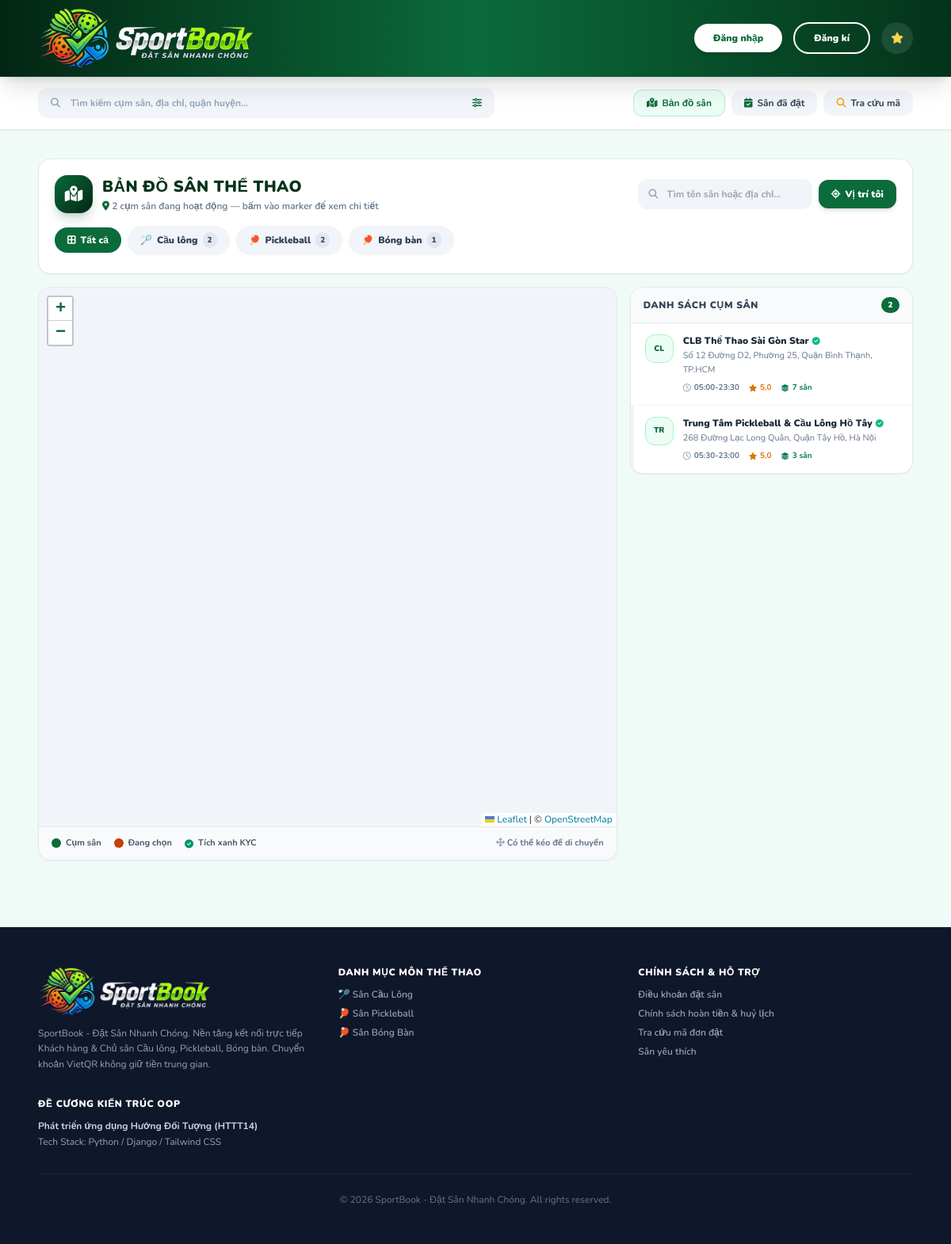
The page /facilities/map/ on the database as committed earlier.
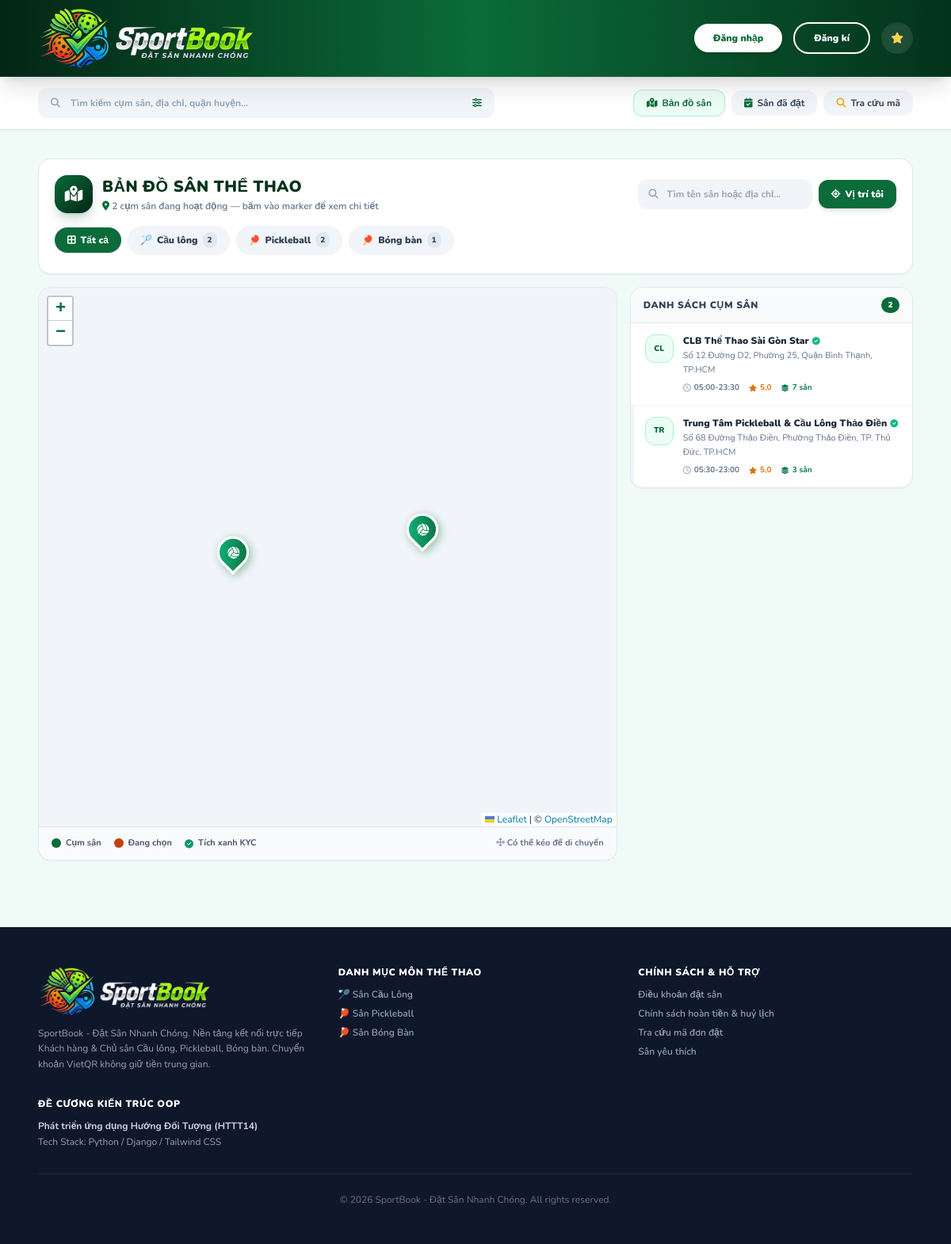
The same page on the database as committed later.
### facilities/models.py (models this page shows, shortened)
class Facility(models.Model):
    id = models.UUIDField(primary_key=True, default=uuid.uuid4, editable=False)
    owner = models.ForeignKey(
        settings.AUTH_USER_MODEL,
        on_delete=models.CASCADE,
        related_name='facilities',
        verbose_name="Chủ sân"
    )
    name = models.CharField(max_length=255, verbose_name="Tên cụm sân", db_index=True)
    address = models.TextField(verbose_name="Địa chỉ cụ thể")
    phone_contact = models.CharField(max_length=20, verbose_name="Hotline / Zalo liên hệ")
    hotline = models.CharField(max_length=20, blank=True, default='', verbose_name="Hotline chính thức")
    is_verified = models.BooleanField(default=True, verbose_name="Đã xác thực (Tích xanh)", db_index=True)
    reputation_score = models.FloatField(default=5.0, verbose_name="Điểm uy tín (1-5)")
    status = models.CharField(
        max_length=20,
        choices=FacilityStatus.choices,
        default=FacilityStatus.ACTIVE,
        verbose_name="Trạng thái hoạt động",
        db_index=True
    )
    bank_name = models.CharField(max_length=50, verbose_name="Tên ngân hàng (VD: MBBank, VCB, ICB)")
    bank_account_no = models.CharField(max_length=50, verbose_name="Số tài khoản nhận tiền")
    bank_account_name = models.CharField(max_length=150, verbose_name="Tên chủ tài khoản")
    image = models.ImageField(upload_to='facilities/', null=True, blank=True, verbose_name="Ảnh bìa cụm sân")
    custom_qr_image = models.ImageField(upload_to='qrcodes/', null=True, blank=True, verbose_name="Ảnh mã QR thanh toán (Tùy chọn)")
    open_time = models.TimeField(default=time(6, 0), verbose_name="Giờ mở cửa")
    close_time = models.TimeField(default=time(22, 0), verbose_name="Giờ đóng cửa")
    active_status = models.BooleanField(default=True, verbose_name="Đang hoạt động", db_index=True)
    latitude = models.FloatField(default=10.7769, verbose_name="Vĩ độ (GPS Latitude)")
    longitude = models.FloatField(default=106.7009, verbose_name="Kinh độ (GPS Longitude)")
    class Meta:
        verbose_name = "Cụm sân"
        verbose_name_plural = "Danh sách cụm sân"
    def get_display_hotline(self) -> str:
        return self.hotline or self.phone_contact
    def get_cover_image_url(self) -> str:
        if self.image:
            try:
                return self.image.url
            except Exception:
                pass
        name_lower = self.name.lower()
        if 'pickleball' in name_lower:
            return "https://images.unsplash.com/photo-1554068865-24cecd4e34b8?w=800&auto=format&fit=crop&q=80"
        return "https://images.unsplash.com/photo-1626224583764-f87db24ac4ea?w=800&auto=format&fit=crop&q=80"
    def get_average_rating(self) -> float:
        try:
            reviews = self.reviews.all()
            if not reviews.exists():
                return 5.0  # Mặc định sân đạt chuẩn 5.0 sao
            avg = reviews.aggregate(models.Avg('rating'))['rating__avg']
            return round(float(avg), 1) if avg else 5.0
        except Exception:
            return 5.0
    def get_total_reviews(self) -> int:
        try:
            return self.reviews.count()
        except Exception:
            return 0

### facilities/views.py (the view)
# urls.py: path('map/', views.facility_map, name='facility_map'),
def facility_map(request):
    try:
        CleanExpiredLocksService.cleanup()
    except Exception:
        pass
    categories = SportCategory.objects.all()
    selected_category_slug = request.GET.get('category', '')
    search_query = request.GET.get('q', '').strip()
    facilities = Facility.objects.filter(
        active_status=True,
        is_verified=True,
        status=FacilityStatus.ACTIVE
    ).prefetch_related('courts', 'courts__category')
    if selected_category_slug:
        facilities = facilities.filter(courts__category__slug=selected_category_slug).distinct()
    if search_query:
        facilities = facilities.filter(
            Q(name__icontains=search_query) | Q(address__icontains=search_query)
        ).distinct()
    facilities = list(facilities)
    markers = []
    for f in facilities:
        courts = list(f.courts.filter(is_active=True))
        sport_names = list({
            c.category.name for c in courts if c.category
        })
        min_price = None
        for c in courts:
            rule = f.pricing_rules.filter(day_of_week=request_date_weekday()).first()
            if rule and (min_price is None or rule.price_per_hour < min_price):
                min_price = rule.price_per_hour
        markers.append({
            'id': str(f.id),
            'name': f.name,
            'address': f.address,
            'lat': f.latitude,
            'lng': f.longitude,
            'hotline': f.get_display_hotline(),
            'rating': f.get_average_rating(),
            'reviews': f.get_total_reviews(),
            'courts_count': len(courts),
            'sports': sport_names,
            'open_time': f.open_time.strftime('%H:%M'),
            'close_time': f.close_time.strftime('%H:%M'),
            'price_from': int(min_price) if min_price else None,
            'image': f.get_cover_image_url(),
            'is_verified': f.is_verified,
            'url': f'/facilities/{f.id}/',
        })
    if markers:
        center_lat = sum(m['lat'] for m in markers) / len(markers)
        center_lng = sum(m['lng'] for m in markers) / len(markers)
    else:
        center_lat, center_lng = 10.7769, 106.7009
    context = {
        'facilities': facilities,
        'categories': categories,
        'selected_category': selected_category_slug,
        'search_query': search_query,
        'total_facilities_count': len(facilities),
        'markers_json': json.dumps(markers, ensure_ascii=False),
        'center_lat': repr(float(center_lat)),
        'center_lng': repr(float(center_lng)),
    }
    return render(request, 'facilities/facility_map.html', context)

### bookings/services.py (called while the page is built)
    @classmethod
    def cleanup(cls):
        expired_time = timezone.now() - timedelta(minutes=10)
        BookingSlot.objects.filter(
            lock_time__lt=expired_time,
            booking__isnull=True,
        ).update(
            locked_by=None,
            locked_session=None,
            lock_time=None,
        )
        expired_bookings = Booking.objects.filter(
            status=BookingStatus.PENDING_BILL,
            created_at__lt=expired_time
        )
        count = 0
        for b in expired_bookings:
            b.cancel_booking()
            count += 1
        return count

### facilities/models.py (called while the page is built)
    def count_facilities(self) -> int:
        return self.get_active_facilities().count()

    def get_active_facilities(self):
        facility_ids = self.courts.filter(is_active=True).values_list('facility_id', flat=True).distinct()
        return Facility.objects.filter(id__in=facility_ids, active_status=True)

### facilities/views.py (called while the page is built)
def request_date_weekday():
    from django.utils import timezone
    return timezone.localdate().weekday()

### templates/facilities/facility_map.html (shortened to what the changed rows need)
{% extends 'base.html' %}
{% block extra_head %}
<link rel="stylesheet" href="https://unpkg.com/leaflet@1.9.4/dist/leaflet.css"
 />
{% endblock %}
{% block content %}
<div class="w-full px-4 sm:px-8 lg:px-12 py-5">
    <div class="bg-white rounded-2xl border border-slate-200 shadow-sm p-4 sm:p-5 mb-4">
        <div class="flex flex-col lg:flex-row lg:items-center justify-between gap-4">
            <div class="flex items-center gap-3">
                <div>
                    <h1 class="text-base sm:text-xl font-black text-[#04331b] tracking-wide">BẢN ĐỒ SÂN THỂ THAO</h1>
                </div>
            </div>
        </div>
    </div>
    <div class="grid grid-cols-1 lg:grid-cols-12 gap-4">
        <div class="lg:col-span-8 xl:col-span-9 order-2 lg:order-1">
            <div class="bg-white rounded-2xl border border-slate-200 shadow-sm overflow-hidden">
                <div id="facility-map" class="w-full h-[500px] sm:h-[600px] lg:h-[680px] bg-slate-100"></div>
                <div class="px-4 py-3 border-t border-slate-200 bg-slate-50 flex items-center justify-between flex-wrap gap-3">
                    <div class="flex items-center gap-4 text-[11px] font-bold text-slate-600">
                    </div>
                    <span class="text-[11px] font-bold text-slate-500">
                    </span>
                </div>
            </div>
        </div>
        <div class="lg:col-span-4 xl:col-span-3 order-1 lg:order-2">
            <div class="bg-white rounded-2xl border border-slate-200 shadow-sm overflow-hidden lg:sticky lg:top-28">
                <div class="px-4 py-3 bg-slate-50 border-b border-slate-200">
                    <h2 class="text-xs font-black text-slate-700 uppercase tracking-wider flex items-center justify-between">
                        <span>Danh sách cụm sân</span>
                        <span class="px-2 py-0.5 rounded-full bg-[#0b6b3a] text-white text-[10px] font-black">{{ total_facilities_count }}</span>
                    </h2>
                </div>
                <div id="map-list" class="map-sidebar-scroll overflow-y-auto max-h-[560px] divide-y divide-slate-100">
                    {% for fac in facilities %}
                    <button type="button" class="map-list-item w-full text-left p-3.5 hover:bg-emerald-50/50 transition border-l-4 border-transparent"
                        data-facility-id="{{ fac.id }}" data-lat="{{ fac.latitude }}" data-lng="{{ fac.longitude }}">
                        <div class="flex items-start gap-3">
                            <div class="w-9 h-9 rounded-xl bg-emerald-50 border border-emerald-200 flex items-center justify-center text-[#0b6b3a] font-black text-[10px] flex-shrink-0 uppercase">
                                {{ fac.name|slice:":2" }}
                            </div>
                            <div class="flex-1 min-w-0">
                                <h3 class="text-xs font-black text-slate-800 truncate flex items-center gap-1">
                                    <span class="truncate">{{ fac.name }}</span>
                                    {% if fac.is_verified %}
                                    <i class="fa-solid fa-circle-check text-emerald-500 text-[10px] flex-shrink-0"></i>
                                    {% endif %}
                                </h3>
                                <p class="text-[11px] text-slate-500 mt-0.5 line-clamp-2 leading-relaxed">{{ fac.address }}</p>
                                <div class="flex items-center gap-3 mt-1.5 text-[10px] font-bold text-slate-500">
                                    <span class="flex items-center gap-1">
                                        <i class="fa-regular fa-clock text-slate-400"></i>
                                        {{ fac.open_time|time:"H:i" }}-{{ fac.close_time|time:"H:i" }}
                                    </span>
                                    <span class="text-amber-600 flex items-center gap-1">
                                        <i class="fa-solid fa-star text-[9px]"></i> {{ fac.get_average_rating }}
                                    </span>
                                    <span class="text-emerald-700 flex items-center gap-1">
                                        <i class="fa-solid fa-layer-group text-[9px]"></i> {{ fac.courts.count }} sân
                                    </span>
                                </div>
                            </div>
                        </div>
                    </button>
                    {% endfor %}
                </div>
            </div>
        </div>
    </div>
</div>
{% endblock %}

Rows that differ between the two databases and show on the page:
changed Facility "TR": name "Trung Tâm Pickleball & Cầu Lông Hồ Tây" → "Trung Tâm Pickleball & Cầu Lông Thảo Điền"; address "268 Đường Lạc Long Quân, Quận Tây Hồ, Hà Nội" → "Số 68 Đường Thảo Điền, Phường Thảo Điền, TP. Thủ Đức, TP.HCM"
